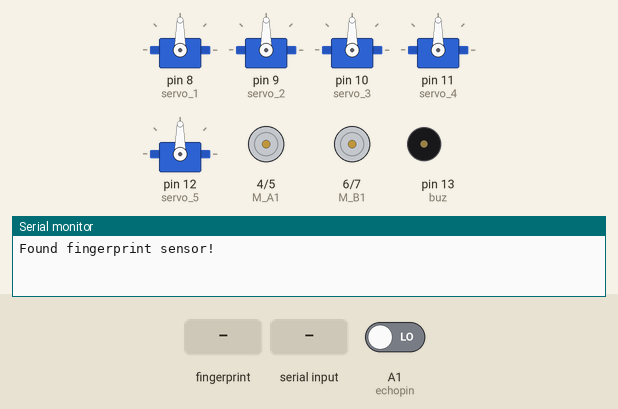
Simulated run of this sketch. Board: Arduino Uno, built with avr-gcc and run on an emulated ATmega328P. Shown: 5 × servo, motor-driver pin pairs drawn as motors (green arrow = first pin HIGH = forward, orange = second pin HIGH = backward, longer = more drive), buzzer (waves = sounding, pin HIGH), the last lines printed to the serial monitor. Inputs (shaded band) come from the test bench; at power-on: A1 (echopin) LOW. Pins used as bus, display or sensor lines are not drawn.

Above: at 5.2 s.
5.3 s: finger stored as number 1 placed on the sensor
7.1 s: "d" received over Serial
At 9.7 s:
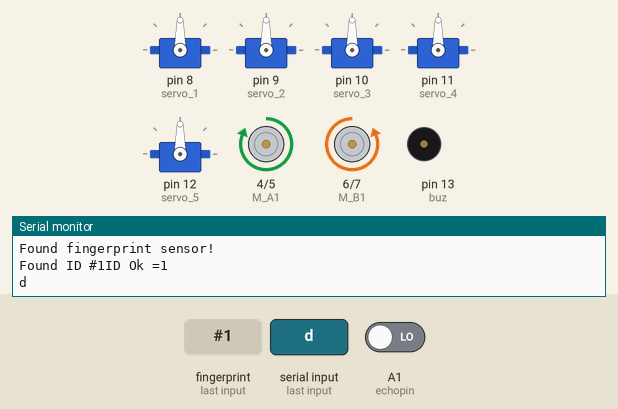
10.1 s: byte 112 ('p') received over Serial
At 12.8 s:
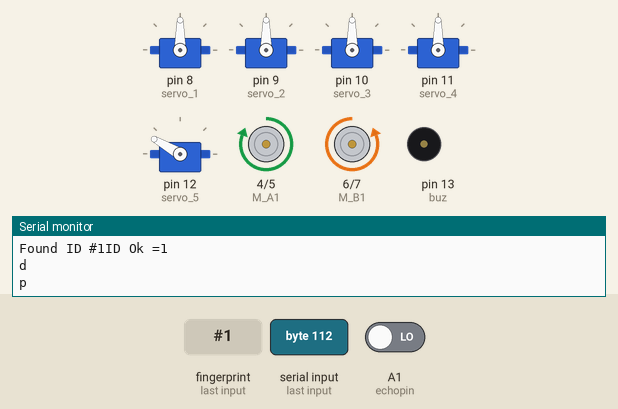
13.1 s: "b" received over Serial
At 15.8 s:
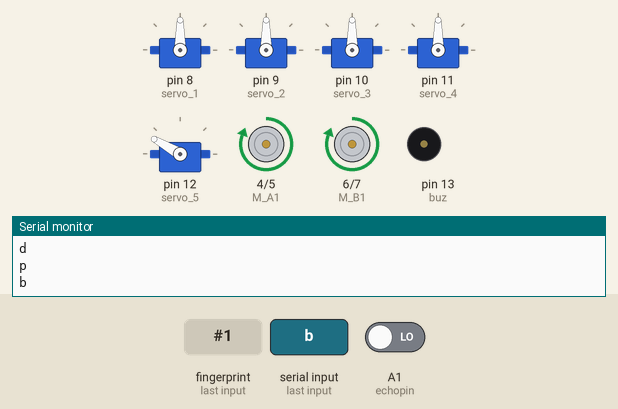
16.1 s: byte 113 ('q') received over Serial
At 18.8 s:
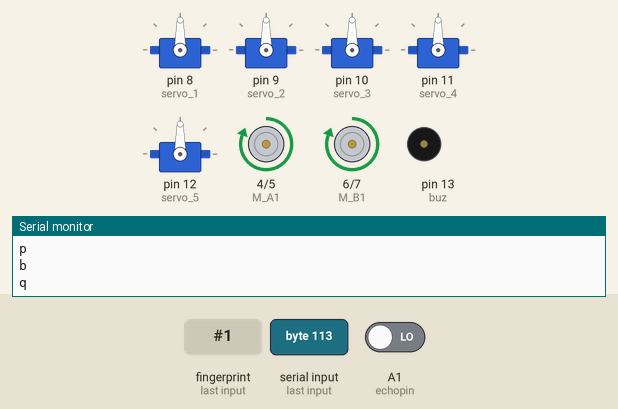
19.1 s: "c" received over Serial
At 21.1 s:
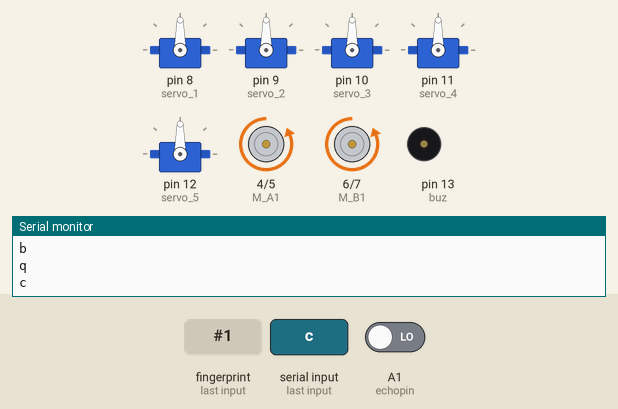
Timing chart, 0 to 22.6 s (numbered marks = the images above; inputs shaded):
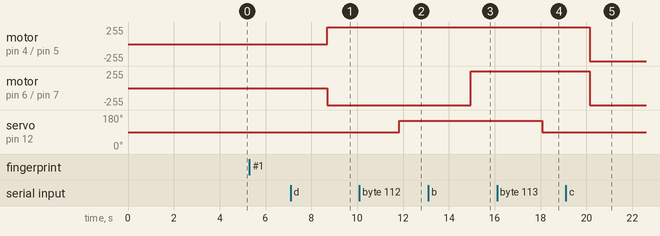

Measured:
- after the input at 7.1 s, motor on pin 4 (M_A1) / pin 5 (M_A2): stopped → forward 255/255 after 1.6 s; motor on pin 6 (M_B1) / pin 7 (M_B2): stopped → backward 255/255 after 1.6 s
- after the input at 10.1 s, servo on pin 12 (servo_5): 90° → 150° after 1.7 s
- after the input at 13.1 s, motor on pin 6 (M_B1) / pin 7 (M_B2): backward 255/255 → forward 255/255 after 1.8 s
- after the input at 16.1 s, servo on pin 12 (servo_5): 150° → 90° after 2.0 s
- after the input at 19.1 s, motor on pin 4 (M_A1) / pin 5 (M_A2), motor on pin 6 (M_B1) / pin 7 (M_B2): forward 255/255 → backward 255/255 after 1.0 s

The sketch:

robarm.ino
```cpp
#include<Servo.h>
#include <SoftwareSerial.h>
SoftwareSerial fingerPrint(2,3);

#include <Adafruit_Fingerprint.h>
uint8_t id;
Adafruit_Fingerprint finger = Adafruit_Fingerprint(&fingerPrint);

#define echopin A1 // echo pin
#define trigpin A0 // trig pin

int M_A1 = 4; //motor a = +
int M_A2 = 5; //motor a = -
int M_B1 = 6; //motor b = -
int M_B2 = 7; //motor b = +

Servo servo_1;
Servo servo_2;
Servo servo_3;
Servo servo_4;
Servo servo_5;

int servo1 = 90;
int servo2 = 90;
int servo3 = 90;
int servo4 = 90;

char state;

int count=0, stop=0;
int  dist;
long duration;

int buz = 13;


void setup(){
servo_1.attach(8);
servo_2.attach(9);
servo_3.attach(10);
servo_4.attach(11);
servo_5.attach(12);

servo_1.write(servo1);
servo_2.write(servo2);
servo_3.write(servo3);
servo_4.write(servo4);
servo_5.write(90);

pinMode(M_B1, OUTPUT);
pinMode(M_B2, OUTPUT);
pinMode(M_A1, OUTPUT);
pinMode(M_A2, OUTPUT);

pinMode(buz, OUTPUT);

pinMode(trigpin, OUTPUT);
pinMode(echopin, INPUT);

Serial.begin(9600);
finger.begin(57600);
 delay(1000);
 if (finger.verifyPassword()) {
  Serial.println("Found fingerprint sensor!");
  delay(1000);
  }else {Serial.println("Did not find fingerprint sensor :(");
    while (1);
    }

delay(1000);
}

void loop(){
if(stop==0){
int result=getFingerprintIDez();
if(result>0){Serial.print("ID Ok =");Serial.println(result); stop=1;
  return;
 }
}


if(Serial.available() > 0){
  state = Serial.read();
  Serial.println(state);
}

if(stop==1){
dist = data();
//Serial.println(dist);

if (state == 'd'){
digitalWrite(M_A1, HIGH);
digitalWrite(M_A2, LOW);
digitalWrite(M_B1, LOW);
digitalWrite(M_B2, HIGH);
}

else if (state == 'b'){
digitalWrite(M_A1, HIGH);
digitalWrite(M_A2, LOW);
digitalWrite(M_B1, HIGH);
digitalWrite(M_B2, LOW);
}

else if (state == 'c'){
digitalWrite(M_A1, LOW);
digitalWrite(M_A2, HIGH);
digitalWrite(M_B1, LOW);
digitalWrite(M_B2, HIGH);
}

else if (state == 'a'){
if(dist>30){
digitalWrite(M_A1, LOW);
digitalWrite(M_A2, HIGH);
digitalWrite(M_B1, HIGH);
digitalWrite(M_B2, LOW);
}else{
digitalWrite(M_A1, LOW);
digitalWrite(M_A2, LOW);
digitalWrite(M_B1, LOW);
digitalWrite(M_B2, LOW);
  }
}

else if (state == 'e'){
digitalWrite(M_A1, LOW);
digitalWrite(M_A2, LOW);
digitalWrite(M_B1, LOW);
digitalWrite(M_B2, LOW);
}


if (state == 'f'){
if(servo1<180){servo1 = servo1+1;}
servo_1.write(servo1);
}

if (state == 'g'){
if(servo1>0){servo1 = servo1-1;}
servo_1.write(servo1);
}

if (state == 'i'){
if(servo2>0){servo2 = servo2-1;}
servo_2.write(servo2);
}

if (state == 'h'){
if(servo2<180){servo2 = servo2+1;}
servo_2.write(servo2);
}

if (state == 'n'){
if(servo3>0){servo3 = servo3-1;}
servo_3.write(servo3);
}

if(state == 'o'){
if(servo3<180){servo3 = servo3+1;}
servo_3.write(servo3);
}

if(state == 'o'){
if(servo4>0){servo4 = servo4-1;}
servo_4.write(servo4);
}

if (state == 'n'){
if(servo4<180){servo4 = servo4+1;}
servo_4.write(servo4);
}

if (state == 'q'){servo_5.write(90);}
if (state == 'p'){servo_5.write(150);}

delay(40);
}else{
digitalWrite(M_A1, LOW);
digitalWrite(M_A2, LOW);
digitalWrite(M_B1, LOW);
digitalWrite(M_B2, LOW);
state = "";
}

     if(state == '1'){count=1;}
else if(state == '2'){count=2;}
else if(state == '3'){count=3;}
else if(state == '4'){count=4;}
else if(state == '5'){count=5;}
else if(state == '6'){count=6;}
else if(state == '7'){count=7;}
else if(state == '8'){count=8;}
else if(state == '9'){count=9;}
else if(state == 'S'){stop=0;}

if(count>0){
if(state == 'A'){Enroll();}
if(state == 'D'){delet();}
}

}


void Enroll(){
while(1){
id=count;
getFingerprintEnroll();
count = 0;
return;
}
}

void delet(){
while(1){
id=count;
deleteFingerprint(id);
count = 0;
return;
}
}

long data(){
 digitalWrite(trigpin,LOW);
 delayMicroseconds(2);
 digitalWrite(trigpin,HIGH);
 delayMicroseconds(10);
 duration=pulseIn (echopin,HIGH);
 return duration / 29 / 2;
}

uint8_t getFingerprintEnroll() {
  int p = -1;
  delay(1000);
  while (p != FINGERPRINT_OK)
  {
    p = finger.getImage();
    switch (p)
    {
    case FINGERPRINT_OK:
      Serial.println("Image taken");
      break;
    case FINGERPRINT_NOFINGER:
      Serial.println("No Finger");
      break;
    case FINGERPRINT_PACKETRECIEVEERR:
      Serial.println("Communication error");
      break;
    case FINGERPRINT_IMAGEFAIL:
      Serial.println("Imaging error");
      break;
    default:
      Serial.println("Unknown error");
      break;
    }
  }
  // OK success!
  p = finger.image2Tz(1);
  switch (p) {
    case FINGERPRINT_OK:
      Serial.println("Image converted");
      break;
    case FINGERPRINT_IMAGEMESS:
      Serial.println("Image too messy");
      return p;
    case FINGERPRINT_PACKETRECIEVEERR:
      Serial.println("Communication error");
      return p;
    case FINGERPRINT_FEATUREFAIL:
      Serial.println("Could not find fingerprint features");
      return p;
    case FINGERPRINT_INVALIDIMAGE:
      Serial.println("Could not find fingerprint features");
      return p;
    default:
      Serial.println("Unknown error");
      return p;
  }

  Serial.println("Remove finger");
  delay(2000);
  p = 0;
  while (p != FINGERPRINT_NOFINGER) {
    p = finger.getImage();
  }
  Serial.print("ID "); Serial.println(id);
  p = -1;
  Serial.println("Place same finger again");
  while (p != FINGERPRINT_OK) {
    p = finger.getImage();
    switch (p) {
    case FINGERPRINT_OK:
      Serial.println("Image taken");
      break;
    case FINGERPRINT_NOFINGER:
      Serial.print(".");
      break;
    case FINGERPRINT_PACKETRECIEVEERR:
      Serial.println("Communication error");
      break;
    case FINGERPRINT_IMAGEFAIL:
      Serial.println("Imaging error");
      break;
    default:
      Serial.println("Unknown error");
      return;
    }
  }
  // OK success!
  p = finger.image2Tz(2);
  switch (p) {
    case FINGERPRINT_OK:
      Serial.println("Image converted");
      break;
    case FINGERPRINT_IMAGEMESS:
      Serial.println("Image too messy");
      return p;
    case FINGERPRINT_PACKETRECIEVEERR:
      Serial.println("Communication error");
      return p;
    case FINGERPRINT_FEATUREFAIL:
      Serial.println("Could not find fingerprint features");
      return p;
    case FINGERPRINT_INVALIDIMAGE:
      Serial.println("Could not find fingerprint features");
      return p;
    default:
      Serial.println("Unknown error");
      return p;
  }

  // OK converted!
  Serial.print("Creating model for #");  Serial.println(id);

  p = finger.createModel();
  if (p == FINGERPRINT_OK) {
    Serial.println("Prints matched!");
  } else if (p == FINGERPRINT_PACKETRECIEVEERR) {
    Serial.println("Communication error");
    return p;
  } else if (p == FINGERPRINT_ENROLLMISMATCH) {
    Serial.println("Fingerprints did not match");
    return p;
  } else {
    Serial.println("Unknown error");
    return p;
  }

  Serial.print("ID "); Serial.println(id);
  p = finger.storeModel(id);
  if (p == FINGERPRINT_OK) {
    Serial.println("Stored!");
    delay(2000);
  } else if (p == FINGERPRINT_PACKETRECIEVEERR) {
    Serial.println("Communication error");
    return p;
  } else if (p == FINGERPRINT_BADLOCATION) {
    Serial.println("Could not store in that location");
    return p;
  } else if (p == FINGERPRINT_FLASHERR) {
    Serial.println("Error writing to flash");
    return p;
  }
  else {
    Serial.println("Unknown error");
    return p;
  }
}
int getFingerprintIDez()
{
  uint8_t p = finger.getImage();

  if (p != FINGERPRINT_OK)
  return -1;
  p = finger.image2Tz();
  if (p != FINGERPRINT_OK)
  return -1;
  p = finger.fingerFastSearch();
  if (p != FINGERPRINT_OK)
  {
 digitalWrite(buz, HIGH);
 delay(2000);
 digitalWrite(buz, LOW);
  return -1;
  }
  // found a match!
  Serial.print("Found ID #");
  Serial.print(finger.fingerID);
  return finger.fingerID;
}
uint8_t deleteFingerprint(uint8_t id){
  uint8_t p = -1;
  p = finger.deleteModel(id);
  if (p == FINGERPRINT_OK) {
    Serial.println("Deleted!");
  }

  else {
    Serial.print("Something Wrong");
    delay(2000);
    return p;
  }
}
```
